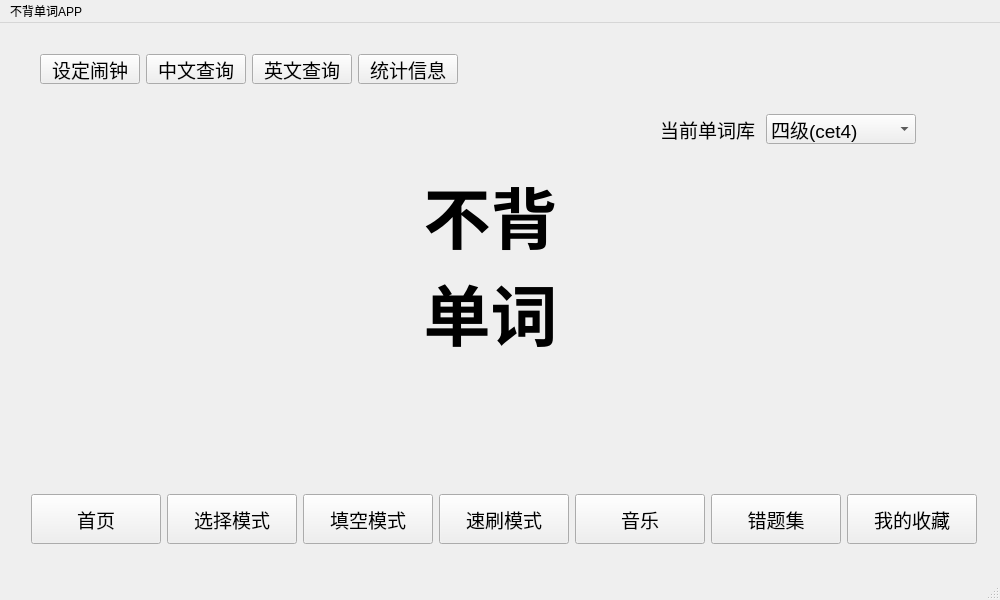
<?xml version="1.0" encoding="UTF-8"?>
<ui version="4.0">
 <class>MainWindow</class>
 <widget class="QMainWindow" name="MainWindow">
  <property name="geometry">
   <rect>
    <x>0</x>
    <y>0</y>
    <width>1000</width>
    <height>600</height>
   </rect>
  </property>
  <property name="windowTitle">
   <string>MainWindow</string>
  </property>
  <widget class="QWidget" name="centralwidget">
   <widget class="QStackedWidget" name="stackedWidget">
    <property name="geometry">
     <rect>
      <x>50</x>
      <y>60</y>
      <width>891</width>
      <height>371</height>
     </rect>
    </property>
    <property name="currentIndex">
     <number>0</number>
    </property>
    <widget class="QWidget" name="page">
     <widget class="QLabel" name="label">
      <property name="geometry">
       <rect>
        <x>350</x>
        <y>80</y>
        <width>181</width>
        <height>201</height>
       </rect>
      </property>
      <property name="font">
       <font>
        <family>AR PL UKai TW</family>
        <pointsize>50</pointsize>
        <weight>75</weight>
        <italic>false</italic>
        <bold>true</bold>
       </font>
      </property>
      <property name="text">
       <string>不背
单词</string>
      </property>
      <property name="alignment">
       <set>Qt::AlignCenter</set>
      </property>
     </widget>
     <widget class="QWidget" name="">
      <property name="geometry">
       <rect>
        <x>610</x>
        <y>30</y>
        <width>258</width>
        <height>32</height>
       </rect>
      </property>
      <layout class="QHBoxLayout" name="horizontalLayout_7">
       <item>
        <widget class="QLabel" name="label_12">
         <property name="minimumSize">
          <size>
           <width>100</width>
           <height>30</height>
          </size>
         </property>
         <property name="maximumSize">
          <size>
           <width>100</width>
           <height>30</height>
          </size>
         </property>
         <property name="font">
          <font>
           <pointsize>14</pointsize>
          </font>
         </property>
         <property name="text">
          <string>当前单词库</string>
         </property>
        </widget>
       </item>
       <item>
        <widget class="QComboBox" name="comboBox">
         <property name="minimumSize">
          <size>
           <width>150</width>
           <height>30</height>
          </size>
         </property>
         <property name="maximumSize">
          <size>
           <width>150</width>
           <height>30</height>
          </size>
         </property>
         <property name="font">
          <font>
           <pointsize>14</pointsize>
          </font>
         </property>
         <item>
          <property name="text">
           <string>四级(cet4)</string>
          </property>
         </item>
         <item>
          <property name="text">
           <string>笔记(note)</string>
          </property>
         </item>
         <item>
          <property name="text">
           <string>导入</string>
          </property>
         </item>
        </widget>
       </item>
      </layout>
     </widget>
    </widget>
    <widget class="QWidget" name="page_1">
     <widget class="QLabel" name="label_7">
      <property name="geometry">
       <rect>
        <x>520</x>
        <y>130</y>
        <width>311</width>
        <height>71</height>
       </rect>
      </property>
      <property name="font">
       <font>
        <pointsize>40</pointsize>
       </font>
      </property>
      <property name="text">
       <string>words</string>
      </property>
      <property name="alignment">
       <set>Qt::AlignCenter</set>
      </property>
     </widget>
     <widget class="QWidget" name="layoutWidget">
      <property name="geometry">
       <rect>
        <x>80</x>
        <y>10</y>
        <width>352</width>
        <height>364</height>
       </rect>
      </property>
      <layout class="QVBoxLayout" name="verticalLayout">
       <item>
        <widget class="QPushButton" name="choice_1">
         <property name="sizePolicy">
          <sizepolicy hsizetype="Fixed" vsizetype="Fixed">
           <horstretch>0</horstretch>
           <verstretch>0</verstretch>
          </sizepolicy>
         </property>
         <property name="minimumSize">
          <size>
           <width>350</width>
           <height>40</height>
          </size>
         </property>
         <property name="maximumSize">
          <size>
           <width>350</width>
           <height>40</height>
          </size>
         </property>
         <property name="font">
          <font>
           <pointsize>18</pointsize>
          </font>
         </property>
         <property name="autoFillBackground">
          <bool>true</bool>
         </property>
         <property name="text">
          <string>1</string>
         </property>
        </widget>
       </item>
       <item>
        <widget class="QPushButton" name="choice_2">
         <property name="minimumSize">
          <size>
           <width>350</width>
           <height>40</height>
          </size>
         </property>
         <property name="maximumSize">
          <size>
           <width>350</width>
           <height>40</height>
          </size>
         </property>
         <property name="font">
          <font>
           <pointsize>18</pointsize>
          </font>
         </property>
         <property name="autoFillBackground">
          <bool>true</bool>
         </property>
         <property name="text">
          <string>2</string>
         </property>
        </widget>
       </item>
       <item>
        <widget class="QPushButton" name="choice_3">
         <property name="minimumSize">
          <size>
           <width>350</width>
           <height>40</height>
          </size>
         </property>
         <property name="maximumSize">
          <size>
           <width>350</width>
           <height>40</height>
          </size>
         </property>
         <property name="font">
          <font>
           <pointsize>18</pointsize>
          </font>
         </property>
         <property name="autoFillBackground">
          <bool>true</bool>
         </property>
         <property name="text">
          <string>3</string>
         </property>
        </widget>
       </item>
       <item>
        <widget class="QPushButton" name="choice_4">
         <property name="minimumSize">
          <size>
           <width>350</width>
           <height>40</height>
          </size>
         </property>
         <property name="maximumSize">
          <size>
           <width>350</width>
           <height>40</height>
          </size>
         </property>
         <property name="font">
          <font>
           <pointsize>18</pointsize>
          </font>
         </property>
         <property name="autoFillBackground">
          <bool>true</bool>
         </property>
         <property name="text">
          <string>4</string>
         </property>
        </widget>
       </item>
      </layout>
     </widget>
     <widget class="QWidget" name="layoutWidget">
      <property name="geometry">
       <rect>
        <x>520</x>
        <y>260</y>
        <width>311</width>
        <height>42</height>
       </rect>
      </property>
      <layout class="QHBoxLayout" name="horizontalLayout_2">
       <item>
        <widget class="QPushButton" name="pushButton_10">
         <property name="minimumSize">
          <size>
           <width>150</width>
           <height>40</height>
          </size>
         </property>
         <property name="maximumSize">
          <size>
           <width>150</width>
           <height>40</height>
          </size>
         </property>
         <property name="font">
          <font>
           <pointsize>14</pointsize>
          </font>
         </property>
         <property name="text">
          <string>下一个</string>
         </property>
        </widget>
       </item>
       <item>
        <widget class="QPushButton" name="pushButton_11">
         <property name="minimumSize">
          <size>
           <width>150</width>
           <height>40</height>
          </size>
         </property>
         <property name="maximumSize">
          <size>
           <width>150</width>
           <height>40</height>
          </size>
         </property>
         <property name="font">
          <font>
           <pointsize>14</pointsize>
          </font>
         </property>
         <property name="text">
          <string>收藏</string>
         </property>
        </widget>
       </item>
      </layout>
     </widget>
    </widget>
    <widget class="QWidget" name="page_2">
     <widget class="QLabel" name="label_2">
      <property name="geometry">
       <rect>
        <x>120</x>
        <y>40</y>
        <width>301</width>
        <height>71</height>
       </rect>
      </property>
      <property name="font">
       <font>
        <pointsize>30</pointsize>
       </font>
      </property>
      <property name="text">
       <string>中文解释</string>
      </property>
      <property name="alignment">
       <set>Qt::AlignCenter</set>
      </property>
     </widget>
     <widget class="QLineEdit" name="lineEdit">
      <property name="geometry">
       <rect>
        <x>100</x>
        <y>200</y>
        <width>350</width>
        <height>50</height>
       </rect>
      </property>
      <property name="font">
       <font>
        <pointsize>24</pointsize>
       </font>
      </property>
      <property name="autoFillBackground">
       <bool>true</bool>
      </property>
      <property name="text">
       <string>answer</string>
      </property>
      <property name="alignment">
       <set>Qt::AlignCenter</set>
      </property>
     </widget>
     <widget class="QLabel" name="label_8">
      <property name="geometry">
       <rect>
        <x>90</x>
        <y>270</y>
        <width>361</width>
        <height>51</height>
       </rect>
      </property>
      <property name="font">
       <font>
        <pointsize>24</pointsize>
       </font>
      </property>
      <property name="text">
       <string>right answer</string>
      </property>
      <property name="alignment">
       <set>Qt::AlignCenter</set>
      </property>
     </widget>
     <widget class="QPushButton" name="pushButton_14">
      <property name="geometry">
       <rect>
        <x>570</x>
        <y>130</y>
        <width>200</width>
        <height>50</height>
       </rect>
      </property>
      <property name="sizePolicy">
       <sizepolicy hsizetype="Fixed" vsizetype="Fixed">
        <horstretch>0</horstretch>
        <verstretch>0</verstretch>
       </sizepolicy>
      </property>
      <property name="minimumSize">
       <size>
        <width>200</width>
        <height>50</height>
       </size>
      </property>
      <property name="maximumSize">
       <size>
        <width>200</width>
        <height>50</height>
       </size>
      </property>
      <property name="font">
       <font>
        <pointsize>18</pointsize>
       </font>
      </property>
      <property name="text">
       <string>确认</string>
      </property>
     </widget>
     <widget class="QWidget" name="layoutWidget">
      <property name="geometry">
       <rect>
        <x>520</x>
        <y>260</y>
        <width>308</width>
        <height>42</height>
       </rect>
      </property>
      <layout class="QHBoxLayout" name="horizontalLayout_5">
       <item>
        <widget class="QPushButton" name="pushButton_12">
         <property name="minimumSize">
          <size>
           <width>150</width>
           <height>40</height>
          </size>
         </property>
         <property name="maximumSize">
          <size>
           <width>150</width>
           <height>40</height>
          </size>
         </property>
         <property name="font">
          <font>
           <pointsize>14</pointsize>
          </font>
         </property>
         <property name="text">
          <string>下一个</string>
         </property>
        </widget>
       </item>
       <item>
        <widget class="QPushButton" name="pushButton_13">
         <property name="minimumSize">
          <size>
           <width>150</width>
           <height>40</height>
          </size>
         </property>
         <property name="maximumSize">
          <size>
           <width>150</width>
           <height>40</height>
          </size>
         </property>
         <property name="font">
          <font>
           <pointsize>14</pointsize>
          </font>
         </property>
         <property name="text">
          <string>收藏</string>
         </property>
        </widget>
       </item>
      </layout>
     </widget>
    </widget>
    <widget class="QWidget" name="page_3">
     <widget class="QWidget" name="layoutWidget">
      <property name="geometry">
       <rect>
        <x>670</x>
        <y>40</y>
        <width>212</width>
        <height>278</height>
       </rect>
      </property>
      <layout class="QHBoxLayout" name="horizontalLayout_4">
       <item>
        <layout class="QVBoxLayout" name="verticalLayout_2">
         <item>
          <widget class="QPushButton" name="pushButton_7">
           <property name="sizePolicy">
            <sizepolicy hsizetype="Fixed" vsizetype="Fixed">
             <horstretch>0</horstretch>
             <verstretch>0</verstretch>
            </sizepolicy>
           </property>
           <property name="minimumSize">
            <size>
             <width>100</width>
             <height>50</height>
            </size>
           </property>
           <property name="maximumSize">
            <size>
             <width>100</width>
             <height>50</height>
            </size>
           </property>
           <property name="text">
            <string>上一首</string>
           </property>
          </widget>
         </item>
         <item>
          <widget class="QPushButton" name="pushButton_15">
           <property name="sizePolicy">
            <sizepolicy hsizetype="Fixed" vsizetype="Fixed">
             <horstretch>0</horstretch>
             <verstretch>0</verstretch>
            </sizepolicy>
           </property>
           <property name="minimumSize">
            <size>
             <width>100</width>
             <height>50</height>
            </size>
           </property>
           <property name="maximumSize">
            <size>
             <width>100</width>
             <height>50</height>
            </size>
           </property>
           <property name="text">
            <string>音量+</string>
           </property>
          </widget>
         </item>
         <item>
          <widget class="QPushButton" name="pushButton_8">
           <property name="sizePolicy">
            <sizepolicy hsizetype="Fixed" vsizetype="Fixed">
             <horstretch>0</horstretch>
             <verstretch>0</verstretch>
            </sizepolicy>
           </property>
           <property name="minimumSize">
            <size>
             <width>100</width>
             <height>50</height>
            </size>
           </property>
           <property name="maximumSize">
            <size>
             <width>100</width>
             <height>50</height>
            </size>
           </property>
           <property name="text">
            <string>暂停</string>
           </property>
          </widget>
         </item>
         <item>
          <widget class="QPushButton" name="pushButton_21">
           <property name="sizePolicy">
            <sizepolicy hsizetype="Fixed" vsizetype="Fixed">
             <horstretch>0</horstretch>
             <verstretch>0</verstretch>
            </sizepolicy>
           </property>
           <property name="minimumSize">
            <size>
             <width>100</width>
             <height>50</height>
            </size>
           </property>
           <property name="maximumSize">
            <size>
             <width>100</width>
             <height>50</height>
            </size>
           </property>
           <property name="text">
            <string>删除当前</string>
           </property>
          </widget>
         </item>
         <item>
          <widget class="QPushButton" name="pushButton_23">
           <property name="sizePolicy">
            <sizepolicy hsizetype="Fixed" vsizetype="Fixed">
             <horstretch>0</horstretch>
             <verstretch>0</verstretch>
            </sizepolicy>
           </property>
           <property name="minimumSize">
            <size>
             <width>100</width>
             <height>50</height>
            </size>
           </property>
           <property name="maximumSize">
            <size>
             <width>100</width>
             <height>50</height>
            </size>
           </property>
           <property name="text">
            <string>快退10s</string>
           </property>
          </widget>
         </item>
        </layout>
       </item>
       <item>
        <layout class="QVBoxLayout" name="verticalLayout_3">
         <item>
          <widget class="QPushButton" name="pushButton_9">
           <property name="sizePolicy">
            <sizepolicy hsizetype="Fixed" vsizetype="Fixed">
             <horstretch>0</horstretch>
             <verstretch>0</verstretch>
            </sizepolicy>
           </property>
           <property name="minimumSize">
            <size>
             <width>100</width>
             <height>50</height>
            </size>
           </property>
           <property name="maximumSize">
            <size>
             <width>100</width>
             <height>50</height>
            </size>
           </property>
           <property name="text">
            <string>下一首</string>
           </property>
          </widget>
         </item>
         <item>
          <widget class="QPushButton" name="pushButton_16">
           <property name="sizePolicy">
            <sizepolicy hsizetype="Fixed" vsizetype="Fixed">
             <horstretch>0</horstretch>
             <verstretch>0</verstretch>
            </sizepolicy>
           </property>
           <property name="minimumSize">
            <size>
             <width>100</width>
             <height>50</height>
            </size>
           </property>
           <property name="maximumSize">
            <size>
             <width>100</width>
             <height>50</height>
            </size>
           </property>
           <property name="text">
            <string>音量-</string>
           </property>
          </widget>
         </item>
         <item>
          <widget class="QPushButton" name="pushButton_17">
           <property name="sizePolicy">
            <sizepolicy hsizetype="Fixed" vsizetype="Fixed">
             <horstretch>0</horstretch>
             <verstretch>0</verstretch>
            </sizepolicy>
           </property>
           <property name="minimumSize">
            <size>
             <width>100</width>
             <height>50</height>
            </size>
           </property>
           <property name="maximumSize">
            <size>
             <width>100</width>
             <height>50</height>
            </size>
           </property>
           <property name="text">
            <string>加载</string>
           </property>
          </widget>
         </item>
         <item>
          <widget class="QPushButton" name="pushButton_22">
           <property name="sizePolicy">
            <sizepolicy hsizetype="Fixed" vsizetype="Fixed">
             <horstretch>0</horstretch>
             <verstretch>0</verstretch>
            </sizepolicy>
           </property>
           <property name="minimumSize">
            <size>
             <width>100</width>
             <height>50</height>
            </size>
           </property>
           <property name="maximumSize">
            <size>
             <width>100</width>
             <height>50</height>
            </size>
           </property>
           <property name="text">
            <string>删除全部</string>
           </property>
          </widget>
         </item>
         <item>
          <widget class="QPushButton" name="pushButton_24">
           <property name="sizePolicy">
            <sizepolicy hsizetype="Fixed" vsizetype="Fixed">
             <horstretch>0</horstretch>
             <verstretch>0</verstretch>
            </sizepolicy>
           </property>
           <property name="minimumSize">
            <size>
             <width>100</width>
             <height>50</height>
            </size>
           </property>
           <property name="maximumSize">
            <size>
             <width>100</width>
             <height>50</height>
            </size>
           </property>
           <property name="text">
            <string>快进10s</string>
           </property>
          </widget>
         </item>
        </layout>
       </item>
      </layout>
     </widget>
    </widget>
    <widget class="QWidget" name="page_4">
     <widget class="QLabel" name="label_4">
      <property name="geometry">
       <rect>
        <x>290</x>
        <y>180</y>
        <width>67</width>
        <height>17</height>
       </rect>
      </property>
      <property name="text">
       <string>错题页</string>
      </property>
     </widget>
    </widget>
    <widget class="QWidget" name="page_5">
     <widget class="QLabel" name="label_5">
      <property name="geometry">
       <rect>
        <x>420</x>
        <y>170</y>
        <width>67</width>
        <height>17</height>
       </rect>
      </property>
      <property name="text">
       <string>收藏页</string>
      </property>
     </widget>
    </widget>
    <widget class="QWidget" name="page_6">
     <widget class="QLabel" name="label_3">
      <property name="geometry">
       <rect>
        <x>380</x>
        <y>170</y>
        <width>67</width>
        <height>17</height>
       </rect>
      </property>
      <property name="text">
       <string>统计页</string>
      </property>
     </widget>
    </widget>
    <widget class="QWidget" name="page_7">
     <widget class="QLabel" name="label_6">
      <property name="geometry">
       <rect>
        <x>390</x>
        <y>160</y>
        <width>67</width>
        <height>17</height>
       </rect>
      </property>
      <property name="text">
       <string>中文查询页</string>
      </property>
     </widget>
    </widget>
    <widget class="QWidget" name="page_8">
     <widget class="QLabel" name="label_9">
      <property name="geometry">
       <rect>
        <x>410</x>
        <y>150</y>
        <width>67</width>
        <height>17</height>
       </rect>
      </property>
      <property name="text">
       <string>英文查询页</string>
      </property>
     </widget>
    </widget>
    <widget class="QWidget" name="page_9">
     <widget class="QLabel" name="label_11">
      <property name="geometry">
       <rect>
        <x>140</x>
        <y>40</y>
        <width>301</width>
        <height>71</height>
       </rect>
      </property>
      <property name="font">
       <font>
        <pointsize>40</pointsize>
       </font>
      </property>
      <property name="text">
       <string>word</string>
      </property>
      <property name="alignment">
       <set>Qt::AlignCenter</set>
      </property>
     </widget>
     <widget class="QLabel" name="label_10">
      <property name="geometry">
       <rect>
        <x>110</x>
        <y>130</y>
        <width>361</width>
        <height>51</height>
       </rect>
      </property>
      <property name="font">
       <font>
        <pointsize>30</pointsize>
       </font>
      </property>
      <property name="text">
       <string>正确解释</string>
      </property>
      <property name="alignment">
       <set>Qt::AlignCenter</set>
      </property>
     </widget>
     <widget class="QWidget" name="layoutWidget">
      <property name="geometry">
       <rect>
        <x>630</x>
        <y>120</y>
        <width>152</width>
        <height>131</height>
       </rect>
      </property>
      <layout class="QVBoxLayout" name="verticalLayout_4">
       <item>
        <widget class="QPushButton" name="pushButton_27">
         <property name="minimumSize">
          <size>
           <width>150</width>
           <height>40</height>
          </size>
         </property>
         <property name="maximumSize">
          <size>
           <width>150</width>
           <height>40</height>
          </size>
         </property>
         <property name="font">
          <font>
           <pointsize>14</pointsize>
          </font>
         </property>
         <property name="text">
          <string>下一个</string>
         </property>
        </widget>
       </item>
       <item>
        <widget class="QPushButton" name="pushButton_28">
         <property name="minimumSize">
          <size>
           <width>150</width>
           <height>40</height>
          </size>
         </property>
         <property name="maximumSize">
          <size>
           <width>150</width>
           <height>40</height>
          </size>
         </property>
         <property name="font">
          <font>
           <pointsize>14</pointsize>
          </font>
         </property>
         <property name="text">
          <string>收藏</string>
         </property>
        </widget>
       </item>
      </layout>
     </widget>
     <widget class="QWidget" name="layoutWidget">
      <property name="geometry">
       <rect>
        <x>70</x>
        <y>270</y>
        <width>441</width>
        <height>52</height>
       </rect>
      </property>
      <layout class="QHBoxLayout" name="horizontalLayout_6">
       <item>
        <widget class="QPushButton" name="pushButton_29">
         <property name="minimumSize">
          <size>
           <width>150</width>
           <height>50</height>
          </size>
         </property>
         <property name="maximumSize">
          <size>
           <width>150</width>
           <height>50</height>
          </size>
         </property>
         <property name="font">
          <font>
           <pointsize>14</pointsize>
          </font>
         </property>
         <property name="text">
          <string>认识</string>
         </property>
        </widget>
       </item>
       <item>
        <widget class="QPushButton" name="pushButton_30">
         <property name="minimumSize">
          <size>
           <width>150</width>
           <height>50</height>
          </size>
         </property>
         <property name="maximumSize">
          <size>
           <width>150</width>
           <height>50</height>
          </size>
         </property>
         <property name="font">
          <font>
           <pointsize>14</pointsize>
          </font>
         </property>
         <property name="text">
          <string>不认识</string>
         </property>
        </widget>
       </item>
      </layout>
     </widget>
    </widget>
   </widget>
   <widget class="QLabel" name="datetimeLabel">
    <property name="geometry">
     <rect>
      <x>680</x>
      <y>20</y>
      <width>291</width>
      <height>41</height>
     </rect>
    </property>
    <property name="font">
     <font>
      <family>Tlwg Typo</family>
      <pointsize>18</pointsize>
      <weight>50</weight>
      <bold>false</bold>
     </font>
    </property>
    <property name="text">
     <string/>
    </property>
    <property name="alignment">
     <set>Qt::AlignCenter</set>
    </property>
   </widget>
   <widget class="QWidget" name="layoutWidget">
    <property name="geometry">
     <rect>
      <x>40</x>
      <y>30</y>
      <width>420</width>
      <height>32</height>
     </rect>
    </property>
    <layout class="QHBoxLayout" name="horizontalLayout_3">
     <item>
      <widget class="QPushButton" name="pushButton_6">
       <property name="minimumSize">
        <size>
         <width>100</width>
         <height>30</height>
        </size>
       </property>
       <property name="maximumSize">
        <size>
         <width>100</width>
         <height>30</height>
        </size>
       </property>
       <property name="font">
        <font>
         <pointsize>14</pointsize>
        </font>
       </property>
       <property name="text">
        <string>设定闹钟</string>
       </property>
      </widget>
     </item>
     <item>
      <widget class="QPushButton" name="pushButton_19">
       <property name="sizePolicy">
        <sizepolicy hsizetype="Fixed" vsizetype="Fixed">
         <horstretch>0</horstretch>
         <verstretch>0</verstretch>
        </sizepolicy>
       </property>
       <property name="minimumSize">
        <size>
         <width>100</width>
         <height>30</height>
        </size>
       </property>
       <property name="maximumSize">
        <size>
         <width>100</width>
         <height>30</height>
        </size>
       </property>
       <property name="font">
        <font>
         <pointsize>14</pointsize>
        </font>
       </property>
       <property name="text">
        <string>中文查询</string>
       </property>
      </widget>
     </item>
     <item>
      <widget class="QPushButton" name="pushButton_20">
       <property name="sizePolicy">
        <sizepolicy hsizetype="Fixed" vsizetype="Fixed">
         <horstretch>0</horstretch>
         <verstretch>0</verstretch>
        </sizepolicy>
       </property>
       <property name="minimumSize">
        <size>
         <width>100</width>
         <height>30</height>
        </size>
       </property>
       <property name="maximumSize">
        <size>
         <width>100</width>
         <height>30</height>
        </size>
       </property>
       <property name="font">
        <font>
         <pointsize>14</pointsize>
        </font>
       </property>
       <property name="text">
        <string>英文查询</string>
       </property>
      </widget>
     </item>
     <item>
      <widget class="QPushButton" name="pushButton_18">
       <property name="sizePolicy">
        <sizepolicy hsizetype="Fixed" vsizetype="Fixed">
         <horstretch>0</horstretch>
         <verstretch>0</verstretch>
        </sizepolicy>
       </property>
       <property name="minimumSize">
        <size>
         <width>100</width>
         <height>30</height>
        </size>
       </property>
       <property name="maximumSize">
        <size>
         <width>100</width>
         <height>30</height>
        </size>
       </property>
       <property name="font">
        <font>
         <pointsize>14</pointsize>
        </font>
       </property>
       <property name="text">
        <string>统计信息</string>
       </property>
      </widget>
     </item>
    </layout>
   </widget>
   <widget class="QWidget" name="layoutWidget">
    <property name="geometry">
     <rect>
      <x>31</x>
      <y>470</y>
      <width>948</width>
      <height>52</height>
     </rect>
    </property>
    <layout class="QHBoxLayout" name="horizontalLayout">
     <item>
      <widget class="QPushButton" name="pushButton">
       <property name="sizePolicy">
        <sizepolicy hsizetype="Fixed" vsizetype="Fixed">
         <horstretch>0</horstretch>
         <verstretch>0</verstretch>
        </sizepolicy>
       </property>
       <property name="minimumSize">
        <size>
         <width>130</width>
         <height>50</height>
        </size>
       </property>
       <property name="maximumSize">
        <size>
         <width>130</width>
         <height>50</height>
        </size>
       </property>
       <property name="font">
        <font>
         <pointsize>14</pointsize>
        </font>
       </property>
       <property name="text">
        <string>首页</string>
       </property>
      </widget>
     </item>
     <item>
      <widget class="QPushButton" name="pushButton_1">
       <property name="sizePolicy">
        <sizepolicy hsizetype="Fixed" vsizetype="Fixed">
         <horstretch>0</horstretch>
         <verstretch>0</verstretch>
        </sizepolicy>
       </property>
       <property name="minimumSize">
        <size>
         <width>130</width>
         <height>50</height>
        </size>
       </property>
       <property name="maximumSize">
        <size>
         <width>130</width>
         <height>50</height>
        </size>
       </property>
       <property name="font">
        <font>
         <pointsize>14</pointsize>
        </font>
       </property>
       <property name="text">
        <string>选择模式</string>
       </property>
      </widget>
     </item>
     <item>
      <widget class="QPushButton" name="pushButton_2">
       <property name="sizePolicy">
        <sizepolicy hsizetype="Fixed" vsizetype="Fixed">
         <horstretch>0</horstretch>
         <verstretch>0</verstretch>
        </sizepolicy>
       </property>
       <property name="minimumSize">
        <size>
         <width>130</width>
         <height>50</height>
        </size>
       </property>
       <property name="maximumSize">
        <size>
         <width>130</width>
         <height>50</height>
        </size>
       </property>
       <property name="font">
        <font>
         <pointsize>14</pointsize>
        </font>
       </property>
       <property name="text">
        <string>填空模式</string>
       </property>
      </widget>
     </item>
     <item>
      <widget class="QPushButton" name="pushButton_25">
       <property name="sizePolicy">
        <sizepolicy hsizetype="Fixed" vsizetype="Fixed">
         <horstretch>0</horstretch>
         <verstretch>0</verstretch>
        </sizepolicy>
       </property>
       <property name="minimumSize">
        <size>
         <width>130</width>
         <height>50</height>
        </size>
       </property>
       <property name="maximumSize">
        <size>
         <width>130</width>
         <height>50</height>
        </size>
       </property>
       <property name="font">
        <font>
         <pointsize>14</pointsize>
        </font>
       </property>
       <property name="text">
        <string>速刷模式</string>
       </property>
      </widget>
     </item>
     <item>
      <widget class="QPushButton" name="pushButton_3">
       <property name="sizePolicy">
        <sizepolicy hsizetype="Fixed" vsizetype="Fixed">
         <horstretch>0</horstretch>
         <verstretch>0</verstretch>
        </sizepolicy>
       </property>
       <property name="minimumSize">
        <size>
         <width>130</width>
         <height>50</height>
        </size>
       </property>
       <property name="maximumSize">
        <size>
         <width>130</width>
         <height>50</height>
        </size>
       </property>
       <property name="font">
        <font>
         <pointsize>14</pointsize>
        </font>
       </property>
       <property name="text">
        <string>音乐</string>
       </property>
      </widget>
     </item>
     <item>
      <widget class="QPushButton" name="pushButton_4">
       <property name="sizePolicy">
        <sizepolicy hsizetype="Fixed" vsizetype="Fixed">
         <horstretch>0</horstretch>
         <verstretch>0</verstretch>
        </sizepolicy>
       </property>
       <property name="minimumSize">
        <size>
         <width>130</width>
         <height>50</height>
        </size>
       </property>
       <property name="maximumSize">
        <size>
         <width>130</width>
         <height>50</height>
        </size>
       </property>
       <property name="font">
        <font>
         <pointsize>14</pointsize>
        </font>
       </property>
       <property name="text">
        <string>错题集</string>
       </property>
      </widget>
     </item>
     <item>
      <widget class="QPushButton" name="pushButton_5">
       <property name="sizePolicy">
        <sizepolicy hsizetype="Fixed" vsizetype="Fixed">
         <horstretch>0</horstretch>
         <verstretch>0</verstretch>
        </sizepolicy>
       </property>
       <property name="minimumSize">
        <size>
         <width>130</width>
         <height>50</height>
        </size>
       </property>
       <property name="maximumSize">
        <size>
         <width>130</width>
         <height>50</height>
        </size>
       </property>
       <property name="font">
        <font>
         <pointsize>14</pointsize>
        </font>
       </property>
       <property name="text">
        <string>我的收藏</string>
       </property>
      </widget>
     </item>
    </layout>
   </widget>
  </widget>
  <widget class="QMenuBar" name="menubar">
   <property name="geometry">
    <rect>
     <x>0</x>
     <y>0</y>
     <width>1000</width>
     <height>28</height>
    </rect>
   </property>
   <widget class="QMenu" name="menu">
    <property name="title">
     <string>不背单词APP</string>
    </property>
   </widget>
   <addaction name="menu"/>
  </widget>
  <widget class="QStatusBar" name="statusbar"/>
 </widget>
 <resources/>
 <connections/>
</ui>
